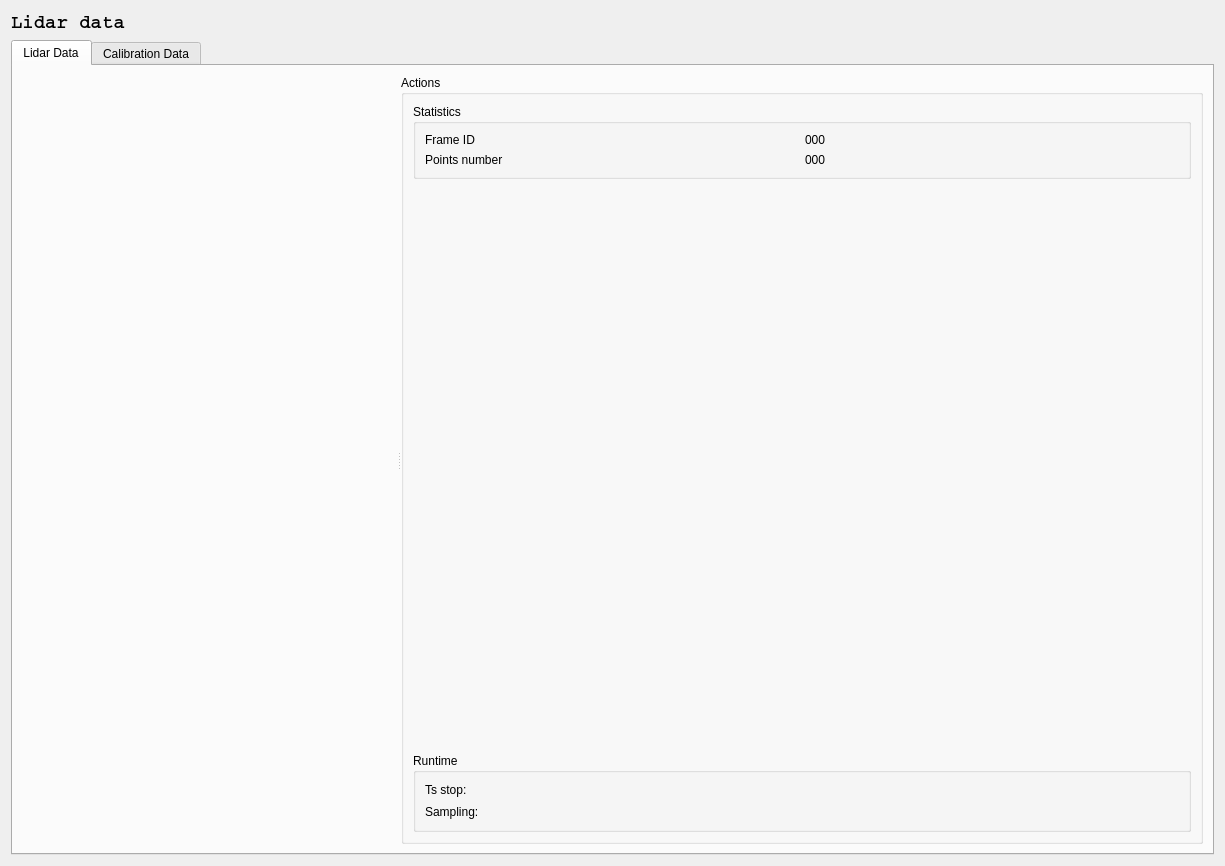
<?xml version="1.0" encoding="UTF-8"?>
<ui version="4.0">
 <class>qtLidar</class>
 <widget class="QWidget" name="qtLidar">
  <property name="geometry">
   <rect>
    <x>0</x>
    <y>0</y>
    <width>1225</width>
    <height>866</height>
   </rect>
  </property>
  <property name="windowTitle">
   <string>Form</string>
  </property>
  <layout class="QVBoxLayout" name="verticalLayout">
   <item>
    <widget class="QLabel" name="label_7">
     <property name="font">
      <font>
       <family>Courier</family>
       <pointsize>14</pointsize>
       <weight>75</weight>
       <italic>false</italic>
       <bold>true</bold>
       <underline>false</underline>
       <strikeout>false</strikeout>
      </font>
     </property>
     <property name="text">
      <string>Lidar data</string>
     </property>
    </widget>
   </item>
   <item>
    <widget class="QTabWidget" name="tabWidget">
     <property name="currentIndex">
      <number>0</number>
     </property>
     <widget class="QWidget" name="tab_1">
      <attribute name="title">
       <string>Lidar Data</string>
      </attribute>
      <layout class="QGridLayout" name="gridLayout">
       <item row="0" column="0">
        <widget class="QSplitter" name="splitter">
         <property name="orientation">
          <enum>Qt::Horizontal</enum>
         </property>
         <widget class="QWidget" name="qtGraphicsView" native="true"/>
         <widget class="QGroupBox" name="groupBox_4">
          <property name="title">
           <string>Actions</string>
          </property>
          <layout class="QGridLayout" name="gridLayout_5">
           <item row="0" column="0">
            <widget class="QGroupBox" name="groupBox_2">
             <property name="title">
              <string>Statistics</string>
             </property>
             <layout class="QGridLayout" name="gridLayout_2">
              <item row="0" column="0">
               <widget class="QLabel" name="label_11">
                <property name="text">
                 <string>Frame ID</string>
                </property>
               </widget>
              </item>
              <item row="0" column="1">
               <widget class="QLabel" name="qtFrameID">
                <property name="text">
                 <string>000</string>
                </property>
               </widget>
              </item>
              <item row="1" column="0">
               <widget class="QLabel" name="label_12">
                <property name="text">
                 <string>Points number</string>
                </property>
               </widget>
              </item>
              <item row="1" column="1">
               <widget class="QLabel" name="qtPointsNum">
                <property name="text">
                 <string>000</string>
                </property>
               </widget>
              </item>
             </layout>
            </widget>
           </item>
           <item row="1" column="0">
            <spacer name="verticalSpacer">
             <property name="orientation">
              <enum>Qt::Vertical</enum>
             </property>
             <property name="sizeHint" stdset="0">
              <size>
               <width>20</width>
               <height>426</height>
              </size>
             </property>
            </spacer>
           </item>
           <item row="2" column="0">
            <widget class="QGroupBox" name="groupBox_5">
             <property name="title">
              <string>Runtime</string>
             </property>
             <layout class="QGridLayout" name="gridLayout_4">
              <item row="0" column="1">
               <widget class="QLineEdit" name="qtTsStop">
                <property name="styleSheet">
                 <string notr="true">border: none;
background-color: rgba(0,0,0,0);</string>
                </property>
                <property name="readOnly">
                 <bool>true</bool>
                </property>
               </widget>
              </item>
              <item row="1" column="1">
               <widget class="QLineEdit" name="qtTsSamplingTime">
                <property name="styleSheet">
                 <string notr="true">border: none;
background-color: rgba(0,0,0,0);</string>
                </property>
                <property name="readOnly">
                 <bool>true</bool>
                </property>
               </widget>
              </item>
              <item row="0" column="0">
               <widget class="QLabel" name="label_5">
                <property name="text">
                 <string>Ts stop:</string>
                </property>
               </widget>
              </item>
              <item row="1" column="0">
               <widget class="QLabel" name="label_9">
                <property name="text">
                 <string>Sampling:</string>
                </property>
               </widget>
              </item>
             </layout>
            </widget>
           </item>
          </layout>
         </widget>
        </widget>
       </item>
      </layout>
     </widget>
     <widget class="QWidget" name="tab_2">
      <attribute name="title">
       <string>Calibration Data</string>
      </attribute>
      <layout class="QGridLayout" name="gridLayout_3">
       <item row="0" column="0">
        <widget class="QTextEdit" name="qtCalibrationTextEdit"/>
       </item>
      </layout>
     </widget>
    </widget>
   </item>
  </layout>
 </widget>
 <resources/>
 <connections/>
</ui>
